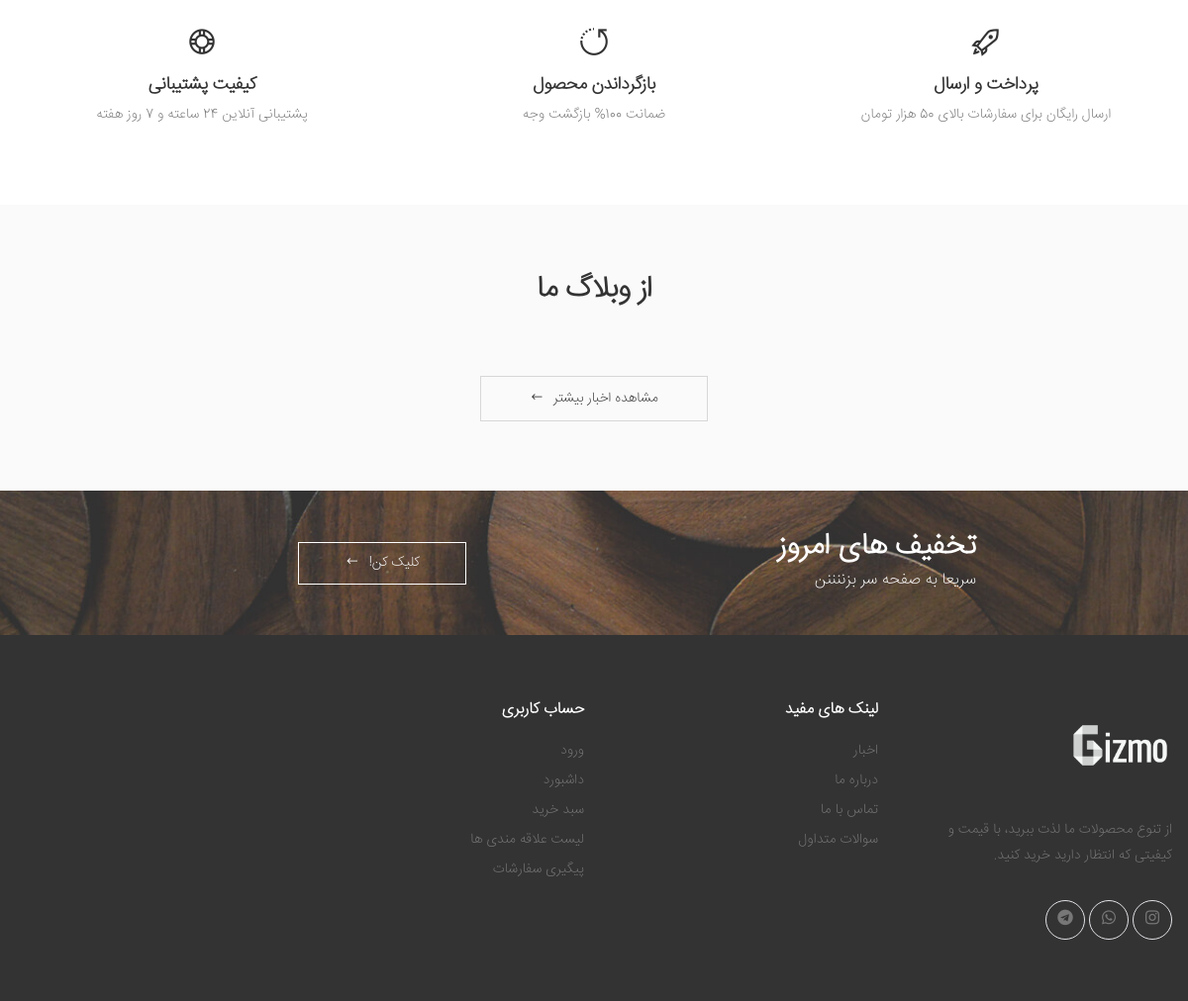
/ (lower part), run on an earlier commit of the app's database.
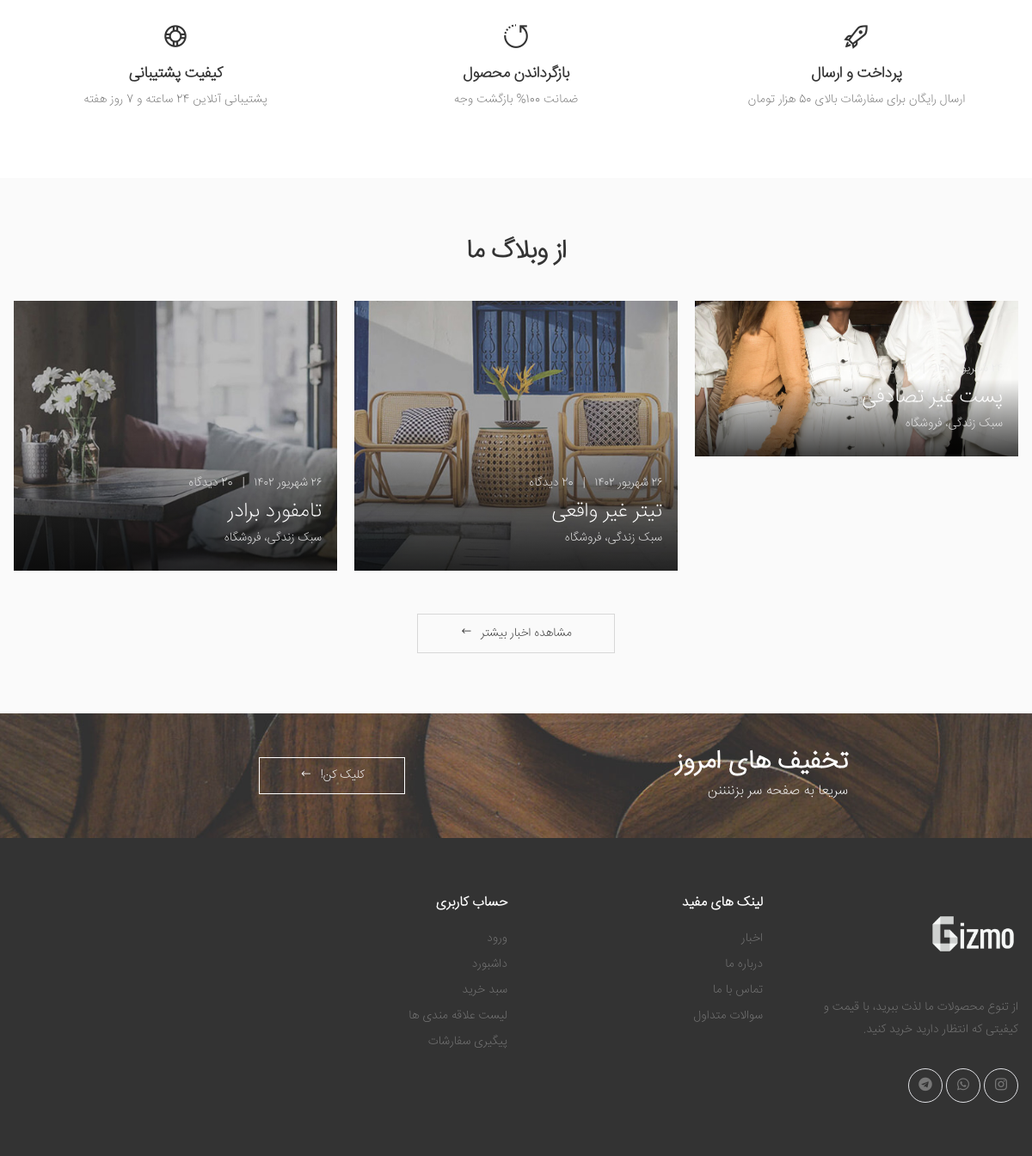
And on a later commit of the database.
### blog/models.py (models this page shows, shortened)
class Post(models.Model):
    status_ch = (
        ('p' , "انتشار یافته"),
        ('d', "پیش نویس"),
        ('i', "در انتظار انتشار"),
        ('b',"برگشت داده شده"),
    )
    title = models.CharField(max_length=50,verbose_name="تیتر")
    text = models.TextField(verbose_name="متن")
    Author = models.ForeignKey(User,on_delete=models.CASCADE,related_name="posts",verbose_name="نویسنده")
    Cover = models.ImageField(upload_to="images",null=True,blank=True,verbose_name="تصویر")
    drafted = models.DateTimeField(auto_now_add=True,verbose_name="تاریخ پیش نویس")
    publish = models.DateTimeField(default=timezone.now,verbose_name="تاریخ انتشار")
    update = models.DateTimeField(auto_now=True,verbose_name="تاریخ آپدیت")
    slug = models.SlugField(max_length=40, unique = True,verbose_name="آدرس")
    status = models.CharField(max_length=1,choices = status_ch,verbose_name="وضعیت")
    Category = models.ManyToManyField(Category,related_name = "posts",verbose_name="دسته بندی")
    views = models.PositiveIntegerField(default=0, verbose_name="تعداد بازدید")
    is_for_landing = models.BooleanField(default=False)
    objects = PostManager()
    def get_absolute_url(self):
        return reverse("blog:post",args=[self.slug])
    def shamsi_date(self):
        return jalali_converter(self.publish)
    shamsi_date.short_description = "publish"
    def get_comments(self):
        comments = self.comments.all()
        return comments

### facades/views.py (the view)
# urls.py: path('',HomePage,name="home"),
def HomePage(request):
    print("--------------------------")
    discounted = Product.objects.filter(available=True,discounted=True)
    news = Product.objects.filter(available=True)
    news_list = [s.id for s in news if s.is_new][0:8]
    news = news.filter(id__in=news_list)
    Categories = Category.objects.filter(is_sub=False)[0:4]
    Info = InformationsForTemplate(request)
    Info["Categories"] = Categories
    Info["productsOfDiscount"] = discounted
    Info["products"] = news
    Info["banner"] = EndBanner.objects.all()[0]
    Info["posts"] = Post.objects.filter(is_for_landing=True)
    return render(request,'facades/landing.html',Info)

### cart/cart.py (called while the page is built)
    def get_count(self):
        return sum(1 for item in self.cart.values())

### facades/jalali.py (called while the page is built)
    def persian_tuple(self):
        return self.persian_year, self.persian_month, self.persian_day

### facades/models.py (called while the page is built)
    def get_absolute_url(self):
        return reverse(f"{self.main_link}:{self.out_link}",args=self.arg)

### facades/utils.py (called while the page is built)
def jalali_create(time):
    jmonth = ["فرودین","اردیبهشت","خرداد","تیر","مرداد","شهریور","مهر","آبان","آذر","دی","بهمن","اسفند"]
    time_to_str = "{},{},{}".format(time.year,time.month,time.day)
    time_to_tuple = jalali.Gregorian(time_to_str).persian_tuple()
    time_to_list = list(time_to_tuple)
    for index,month in enumerate(jmonth):
        if time_to_list[1] == index+1:
            time_to_list[1] = month
            break
    return time_to_list

def jalali_converter(time):
    time_to_list = jalali_create(time)
    output = "{} {} {}".format(
    time_to_list[2],
    time_to_list[1],
    time_to_list[0],
    )
    return persion_converter_number(output)

### stuff/models.py (called while the page is built)
    def get_absolute_url(self):
        return reverse('stuff:category_detail',args=[self.id,1])

    def get_absolute_url(self):
        return reverse('stuff:product_detail',args=[self.slug,self.id])

### facades/templates/facades/landing.html (shortened to what this page needs)
{% extends 'facades/base.html' %}
{% load static %}
{% block css %}
{% include 'facades/parts/css.html' %}
{% endblock %}
{% block main %}
        {% include 'facades/home_parts/Slogan.html' %}
        {% include 'facades/home_parts/blog_post.html' %}
        {% include 'facades/parts/cta.html' %}
{% endblock %}

### facades/templates/facades/home_parts/blog_post.html
{% load static %}
<div class="blog-posts pt-7 pb-7" style="background-color: #fafafa;">
                <div class="container">
                    <h2 class="title-lg text-center mb-3 mb-md-4">از وبلاگ ما</h2>
                    <div class="row justify-content-center">
                        {% for post in posts %}
                        <div class="col-sm-6 col-md-4">
                            <article class="entry entry-mask">
                                <figure class="entry-media">
                                    <a href="single.html">
                                        <img src="{{post.Cover.url}}" alt="توضیحات عکس">
                                    </a>
                                </figure>
                                <div class="entry-body">
                                    <div class="entry-meta">
                                        <a href="{{post.get_absolute_url}}">{{post.shamsi_date}}</a>
                                        <span class="meta-separator">|</span>
                                        <a href="{{post.get_absolute_url}}">2{{post.get_comments.count}} دیدگاه</a>
                                    </div>
                                    <h2 class="entry-title">
                                        <a href="{{post.get_absolute_url}}">{{post.title}}</a>
                                    </h2>
                                    <div class="entry-cats">
                                        <a href="#">سبک زندگی</a>،
                                        <a href="#">فروشگاه</a>
                                    </div>
                                </div>
                            </article>
                        </div>
                        {% endfor %}
                    </div>
                </div>
                <div class="more-container text-center mb-0 mt-3">
                    <a href="{% url 'blog:home_blog' %}" class="btn btn-outline-darker btn-more"><span>مشاهده اخبار بیشتر</span><i
                            class="icon-long-arrow-left"></i></a>
                </div>
            </div>

What changed in the data, as far as the page shows it:
now on this page (row edited): Post: Cover (picture), shamsi_date "۲۴ شهریور ۱۴۰۲", get_comments.count "1", title "پست غیر تصادفی"
added Post: Cover (picture), shamsi_date "۲۶ شهریور ۱۴۰۲", get_comments.count "0", title "تیتر غیر واقعی"
added Post: Cover (picture), shamsi_date "۲۶ شهریور ۱۴۰۲", get_comments.count "0", title "تامفورد برادر"
